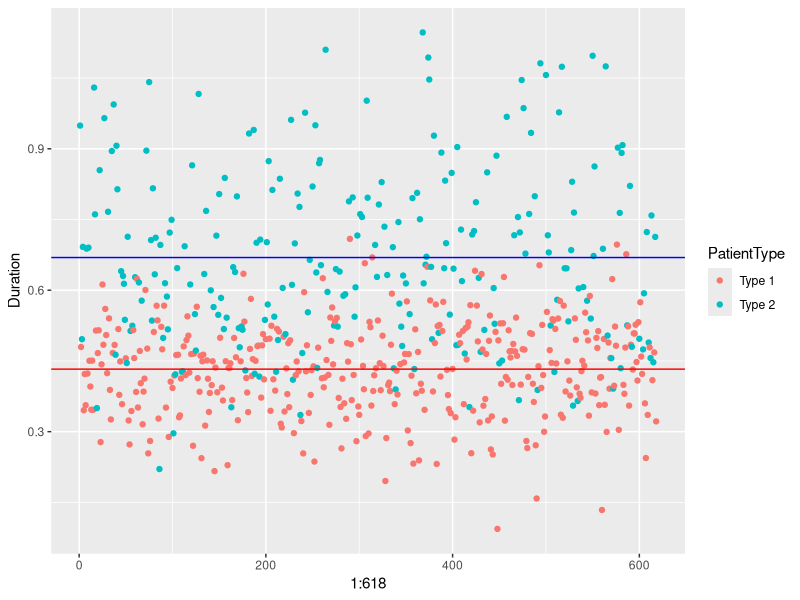
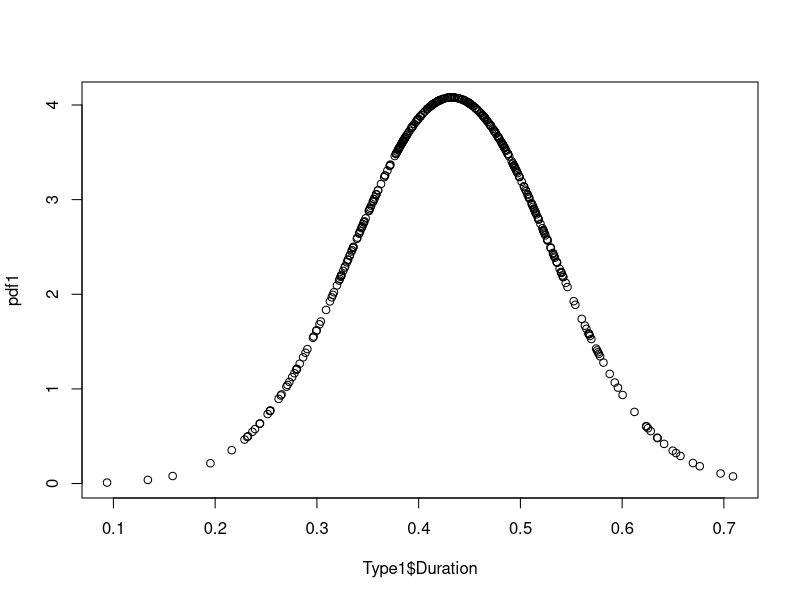
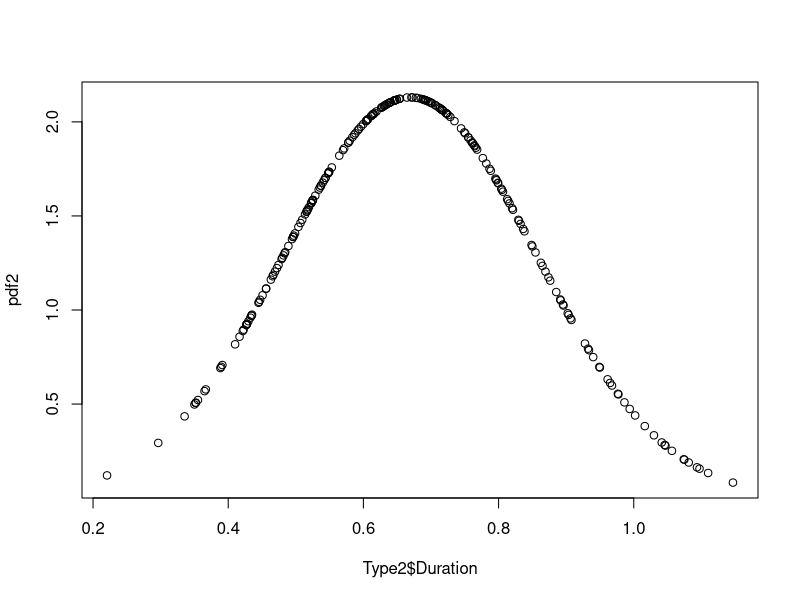
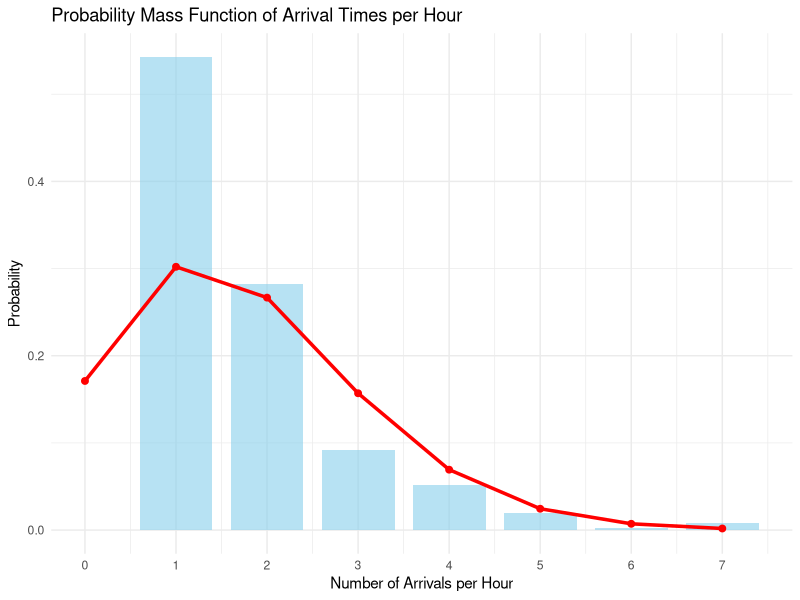
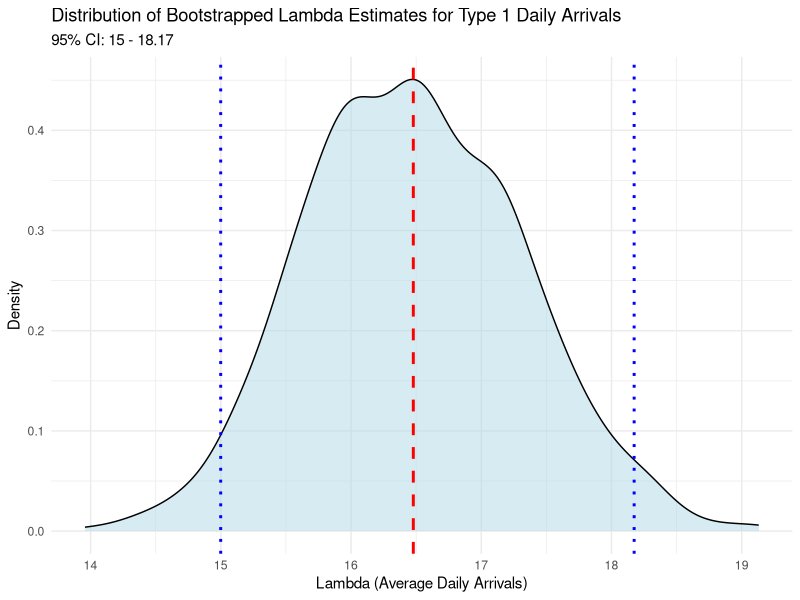

Generate these figures, in order, with R:

library(ggplot2)
library(lubridate)
library(tidyverse)
library(zoo)

#Datasets
ScanRecords <- read.csv("ScanRecords.csv")
ScanRecords$Date <- as.Date(ScanRecords$Date)
Type1 <- dplyr::filter(ScanRecords, PatientType=="Type 1") #Ik moest dplyr:: toevoegen want hij had een conflict met een ander package
Type2 <- dplyr::filter(ScanRecords, PatientType=="Type 2") #Ik moest dplyr:: toevoegen want hij had een conflict met een ander package

#Duration Scatterplot 
ggplot(ScanRecords, aes(x=1:618, y=Duration, color = PatientType))+
  geom_point() +
  geom_hline(yintercept = mean(Type1$Duration), color = "red") +
  geom_hline(yintercept = mean(Type2$Duration), color = "blue")

#Duration Normal Distribution PDF plot
pdf1 <- dnorm(Type1$Duration, mean=mean(Type1$Duration), sd = sd(Type1$Duration))
plot(Type1$Duration, pdf1)
pdf2 <- dnorm(Type2$Duration, mean=mean(Type2$Duration), sd = sd(Type2$Duration))
plot(Type2$Duration, pdf2)

#Arrival time/Poisson Process 
# For now this only gives the PMF and lambda for both patienttypes together, we
# should still use bootstrap to estimate the lambda and do it also per patientype. 

# Step 1: Create a timestamp by combining Date and Time, then round to hourly intervals
ScanRecords <- ScanRecords %>%
  mutate(timestamp = as.POSIXct(Date) + dhours(Time),   # Combine Date and Time
         hour = floor_date(timestamp, "hour"))          # Round to hourly intervals

# Step 2: Count the number of arrivals per hour per day
hourly_counts <- ScanRecords %>%
  group_by(Date, PatientType, hour) %>%
  summarise(count = n()) %>%
  ungroup()

# Step 3: Calculate the mean arrival rate (lambda) per hour
lambda <- mean(hourly_counts$count)

# Step 4: Create the observed PMF by calculating the frequency of each count value
observed_pmf <- hourly_counts %>%
  count(count) %>%
  mutate(prob = n / sum(n))

# Step 5: Generate the theoretical Poisson PMF based on the mean arrival rate
# Generate the counts we observed (unique arrival values)
max_count <- max(hourly_counts$count)
theoretical_pmf <- data.frame(
  count = 0:max_count,
  prob = dpois(0:max_count, lambda)
)

# Step 6: Plot the observed PMF and overlay the theoretical Poisson PMF
ggplot() +
  geom_bar(data = observed_pmf, aes(x = count, y = prob), stat = "identity", fill = "skyblue", alpha = 0.6, width = 0.8) +
  geom_line(data = theoretical_pmf, aes(x = count, y = prob), color = "red", size = 1.2) +
  geom_point(data = theoretical_pmf, aes(x = count, y = prob), color = "red", size = 2) +
  labs(x = "Number of Arrivals per Hour", y = "Probability", title = "Probability Mass Function of Arrival Times per Hour") +
  theme_minimal() +
  theme(legend.position = "top") +
  scale_x_continuous(breaks = 0:max_count)


# ARRIVAL TIMES TYPE 1 patient
# Count daily arrivals for Type 1
daily_arrivals_type1 <- Type1 %>%
  group_by(Date) %>%
  summarise(daily_count = n())

# Calculate mean arrival rate (lambda) for Poisson distribution
lambda_type1 <- mean(daily_arrivals_type1$daily_count)

# Parametric Bootstrap to estimate uncertainty for lambda
bootstrap_lambda <- replicate(1000, {
  sample_counts <- rpois(n = nrow(daily_arrivals_type1), lambda = lambda_type1)
  mean(sample_counts)
})

# Create a data frame for the bootstrapped lambdas
bootstrap_lambda_df <- data.frame(lambda = bootstrap_lambda)

# Calculate the mean of the bootstrap lambdas
mean_lambda <- mean(bootstrap_lambda)

# Calculate 95% confidence interval for bootstrap lambda values
lambda_ci <- quantile(bootstrap_lambda_df$lambda, probs = c(0.025, 0.975))

# Plot the distribution of bootstrap lambda values with mean and confidence interval lines
ggplot(bootstrap_lambda_df, aes(x = lambda)) +
  geom_density(fill = "lightblue", alpha = 0.5) +             # Density plot of bootstrap lambdas
  geom_vline(xintercept = mean_lambda, color = "red",         # Line at mean lambda
             linetype = "dashed", size = 1) +
  geom_vline(xintercept = lambda_ci[1], color = "blue",       # Lower bound of CI
             linetype = "dotted", size = 1) +
  geom_vline(xintercept = lambda_ci[2], color = "blue",       # Upper bound of CI
             linetype = "dotted", size = 1) +
  labs(title = "Distribution of Bootstrapped Lambda Estimates for Type 1 Daily Arrivals",
       subtitle = paste("95% CI:", round(lambda_ci[1], 2), "-", round(lambda_ci[2], 2)),
       x = "Lambda (Average Daily Arrivals)", y = "Density") +
  theme_minimal()

#dit is testtestest
  
